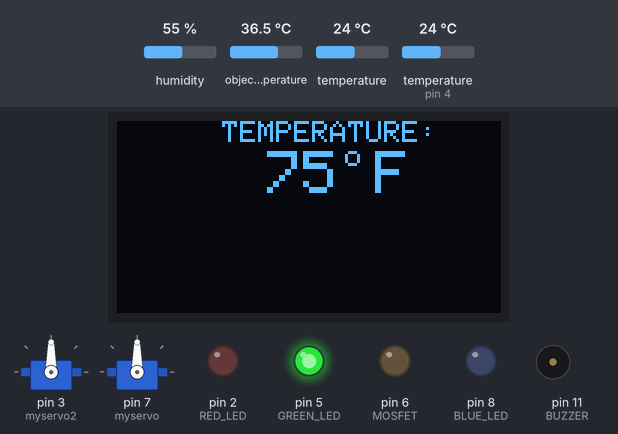
A sketch run on a simulated Arduino Uno, built with avr-gcc and run on an emulated ATmega328P. Parts: 2 × servo, 128×64 one-colour display, output pins drawn as LEDs (lit = HIGH), buzzer (waves = sounding, pin HIGH). Inputs (shaded band) come from the test bench; at power-on: temperature (sensor on pin 4) 24 °C, object temperature 36.5 °C, humidity 55 %, temperature 24 °C. The display library's start-up logo is not drawn; what the sketch prints to the serial monitor is not drawn.

Above: at 3.2 s.
3.3 s: temperature (sensor on pin 4) set to 26 °C
At 4.9 s:
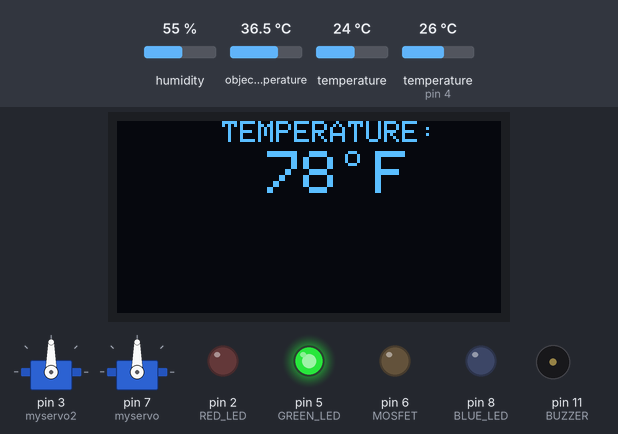
6.0 s: temperature (sensor on pin 4) set to 29 °C
At 6.9 s:
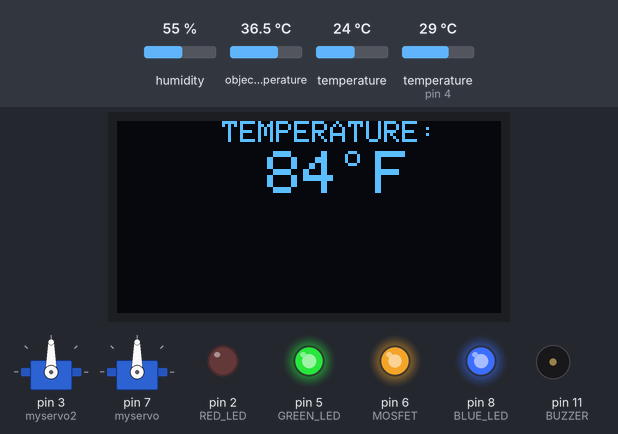
8.7 s: temperature (sensor on pin 4) set to 12 °C
At 11.1 s:
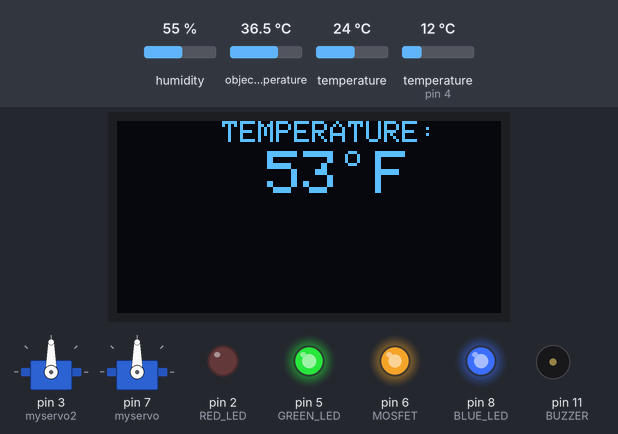
11.7 s: object temperature set to 20 °C
At 13.2 s:
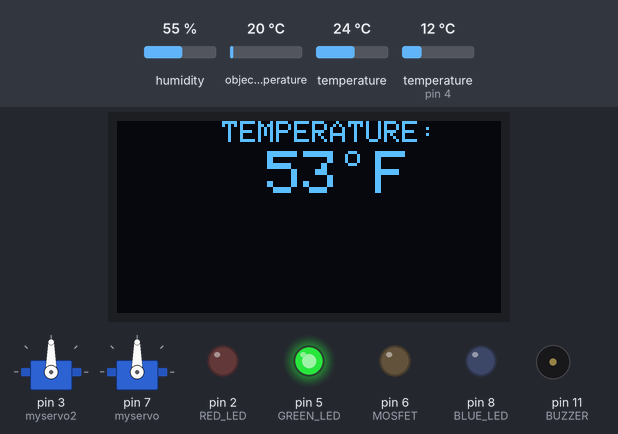
14.4 s: temperature (sensor on pin 4) set to 41 °C
At 18.67 s:
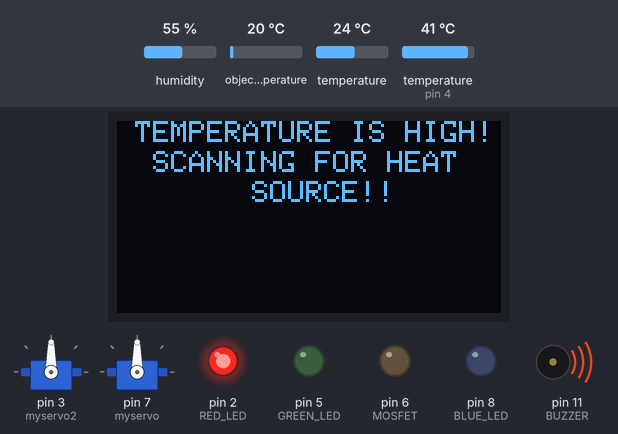
19.1 s: object temperature set to 32.5 °C
21.8 s: object temperature set to 33.2 °C
At 22.05 s:
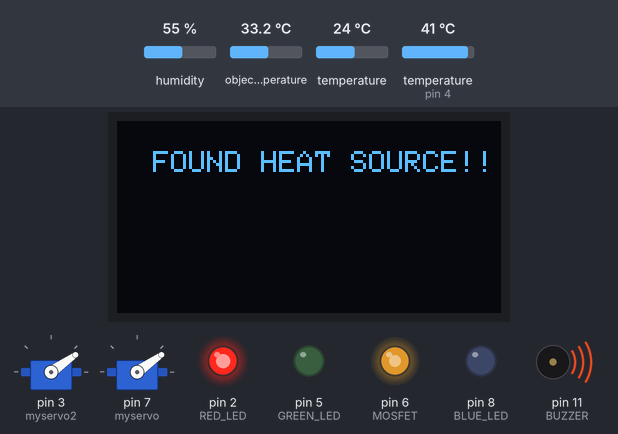
Timing chart, 0 to 24.8 s (numbered marks = the images above; inputs shaded):
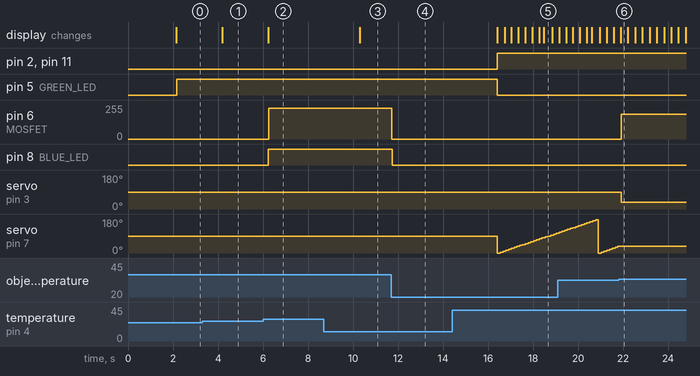

Measured:
- the behaviour switches between 27 and 28 °C on temperature (sensor on pin 4) (found by bisection; images 1 and 2)
- the behaviour switches between 32.7 and 32.8 °C on object temperature (found by bisection; images 5 and 6)
- after the input at 3.3 s, the display: changes after 0.89 s (image 1)
- after the input at 6.0 s, pin 6 (MOSFET): 0/255 → 231/255 after 0.26 s; pin 8 (BLUE_LED): LOW → HIGH after 0.23 s; the display: changes after 0.23 s (image 2)
- after the input at 8.7 s, the display: changes after 1.6 s (image 3)
- after the input at 11.7 s, pin 6 (MOSFET): 231/255 → 0/255 at once; pin 8 (BLUE_LED): HIGH → LOW after 0.05 s
- after the input at 14.4 s, pin 2 (RED_LED), pin 11 (BUZZER): LOW → HIGH after 2.0 s; pin 5 (GREEN_LED): HIGH → LOW after 2.0 s; servo on pin 7 (myservo): 90° → 0° after 2.0 s, → 5° 0.12 s later, → 10° 0.12 s later, → 15° 0.12 s later, … (22 changes in this stretch); the display: first changes after 2.0 s (image 5 shows a later state)
- after the input at 21.8 s, pin 6 (MOSFET): 0/255 → 185/255 after 0.12 s; servo on pin 3 (myservo2): 90° → 35° after 0.12 s; servo on pin 7 (myservo): stays 35° (without the input it goes to 40° after 0.09 s); the display: changes after 0.09 s (image 6)

The sketch:

Code.ino
```cpp
//include libraries
#include <FiniteStateMachine.h>
#include <Servo.h>
#include <Adafruit_GFX.h>
#include <Adafruit_SSD1306.h>
#include <Adafruit_MLX90614.h>
#include "DHT.h"

//define PINS
#define OLED_RESET    4 // Reset pin # (or -1 if sharing Arduino reset pin)
#define MOSFET 6
#define RED_LED 2
#define BLUE_LED 8
#define GREEN_LED 5
#define BUZZER 11
#define DHTPIN 4
#define DHTTYPE DHT11

//create objects
DHT dht(DHTPIN, DHTTYPE);
Adafruit_SSD1306 display(OLED_RESET);
Adafruit_MLX90614 mlx = Adafruit_MLX90614();
Servo myservo;
Servo myservo2;

//general variables
int pos = 0;
int currentpos = pos;
int y;
int temp;
int fanspeed;
float HIGHTEMP = 90.99;
float MIDTEMP = 86.99;

//How many states will we have
const byte NUMBER_OF_STATES = 3;

//initialize states
State FanOff = State(FanOff_fn);
State FanOn = State(FanOn_fn);
State MaxFan = State(MaxFan_fn);

//initialize state machine
FSM FanStateMachine = FSM(FanOff); // start state

void setup() {

  Serial.begin(9600);
  pinMode(RED_LED, OUTPUT); //setting RED LED as the OUTPUT
  pinMode(GREEN_LED, OUTPUT); //setting GREEN LED AS OUTPUT
  pinMode(BLUE_LED, OUTPUT); //setting BLUE LED AS OUTPUT
  pinMode(BUZZER, OUTPUT); //setting BUZZER as OUTPUT
  pinMode(MOSFET, OUTPUT);
  dht.begin();
  myservo2.attach(3); //  attaches the second servo to pin 3
  myservo.attach(7);  // attaches the servo on pin 7 to the servo object

  display.begin(SSD1306_SWITCHCAPVCC, 0x3c);
  display.display();
  delay(2000); // Pause for 2 seconds
  // Clear the buffer
  display.clearDisplay();

  while (!Serial);
  Serial.println("Adafruit MLX90614 test");

  if (!mlx.begin()) {
    Serial.println("Error connecting to MLX sensor. Check wiring.");
    while (1);
  };

  Serial.print("Emissivity = "); Serial.println(mlx.readEmissivity());
  Serial.println("================================================");
}


void loop(){

  float f = dht.readTemperature(true);
  float h = dht.readTemperature();
  int y = int(f);

  OLEDBEGIN();

  temp = constrain(y,70, 93);
  int t = map(temp, 70, 93,0,2);

switch(t){

// if temperature is between 70 and 83, turn on the GREEN LED
// This temperature is fine and our servo will not move
case 0:
FanStateMachine.transitionTo(FanOff);break;

//if temperature is between 84 and 91, turn on the BLUE LED as sell
// temperature is starting to rise so........ servo starts to look for the rising heat source
case 1:
FanStateMachine.transitionTo(FanOn);break;

/* if temperature is between 92 and 95, turn on the RED LED
and buzzer and alert user.*/
case 2:
FanStateMachine.transitionTo(MaxFan);
break;
}
FanStateMachine.update();
}

void FanOff_fn(){
digitalWrite(GREEN_LED, HIGH);
digitalWrite(BLUE_LED, LOW);
digitalWrite(RED_LED, LOW);
digitalWrite(BUZZER, LOW);
myservo.write(90);
myservo2.write(90);
}

void FanOn_fn(){
digitalWrite(BLUE_LED, HIGH);
digitalWrite(GREEN_LED, HIGH);
digitalWrite(RED_LED,LOW);
digitalWrite(BUZZER, LOW);

            //Temperature is starting to get hot, so now we will turn on the Infrared sensor
           /*Infrared Sensor is attached to Servo Motor which is rotating slowly
            to scan for heat source that is giving the DHT11 Sensor High readings*/
            mlx.begin();

          if (mlx.readObjectTempF() <= MIDTEMP){
            moveServo();
            OLEDBEGIN();

              if (pos == 180){
                    pos = 0;
                    }
               }
                    if (mlx.readObjectTempF() >= MIDTEMP){
                         currentpos = myservo.read();

                          do{
                          OLEDBEGIN();
                          TurnFanOn();
                          myservo2.write(currentpos);
                          myservo.write(currentpos);

                          }while(mlx.readObjectTempF() >= MIDTEMP);//had to use while loop because code wouldnt know what to do if temp was not at 80.99

                            analogWrite(MOSFET, 0);
                    }
}

void MaxFan_fn(){
digitalWrite(BLUE_LED, LOW);
digitalWrite(GREEN_LED, LOW);
digitalWrite(RED_LED, HIGH);
digitalWrite(BUZZER, HIGH);

            //Temperature is starting to get hot, so now we will turn on the Infrared sensor
             /*Infrared Sensor is attached to) Servo Motor which is rotating slowly
            to scan for heat source that is giving the DHT11 Sensor High readings*/
             mlx.begin();

             if (mlx.readObjectTempF() <= HIGHTEMP){
             moveServo();
             OLEDTEMPHIGH();

              if (pos == 180){
              pos = 0;
               }
          }
                  if (mlx.readObjectTempF() >= HIGHTEMP){
                    currentpos = myservo.read();

                         do{
                            OLEDFOUNDHEATSOURCE();
                             TurnFanOn();
                             myservo2.write(currentpos);
                             myservo.write(currentpos);

                            }while(mlx.readObjectTempF() >= HIGHTEMP);//had to use while loop because code wouldnt know what to do if temp was not at 80.99

                             analogWrite(MOSFET, 0);

                  }
}
//creating function that wil move the servo
 void moveServo(){
    myservo.write(pos);
    pos = pos +5;
    delay(1);
    Serial.print("Ambient = "); Serial.print(mlx.readAmbientTempF());
    Serial.print("*F\tObject = "); Serial.print(mlx.readObjectTempF()); Serial.println("*F");
    Serial.println();
    delay(5);
    return pos;
  }

void OLEDBEGIN(){
  float f = dht.readTemperature(true);
  float h = dht.readTemperature();
  int y = int(f);

  display.setTextColor(WHITE);
  display.setTextSize(1);
  display.setCursor(35,0);
  display.print("TEMPERATURE: ");
  display.drawCircle(78, 12, 2, WHITE);
  display.setTextSize(2);
  display.setTextColor(WHITE);
  display.setCursor(50,10);
  display.print(y);
  display.print(" F");
  display.display();
  display.clearDisplay();

}

void OLEDTEMPHIGH(){
display.clearDisplay();
display.setTextSize(1);
display.setTextColor(WHITE);
display.setCursor(0,0);
display.println(" TEMPERATURE IS HIGH!");
display.display();
display.setTextSize(1);
display.setTextColor(WHITE);
display.setCursor(0,10);
display.print("  SCANNING FOR HEAT ");
display.display();
display.setTextSize(1);
display.setTextColor(WHITE);
display.setCursor(45,20);
display.print("SOURCE!! ");
display.display();
display.clearDisplay();
}

void OLEDFOUNDHEATSOURCE(){
display.clearDisplay();
display.setTextSize(1);
display.setTextColor(WHITE);
display.setCursor(0,10);
display.println("  FOUND HEAT SOURCE!!");
display.display();
display.setTextSize(1);
display.setTextColor(WHITE);
display.setCursor(20,20);
display.println(" COOLING AREA!!!");
display.display();
display.clearDisplay();
}

void TurnFanOn(){
  float b = mlx.readObjectTempF();
  int mlxreads = int(b);
  mlxreads = constrain(mlxreads,80,100);
  fanspeed = map(mlxreads, 80, 100,100,255);
  analogWrite(MOSFET, fanspeed);
}
```
